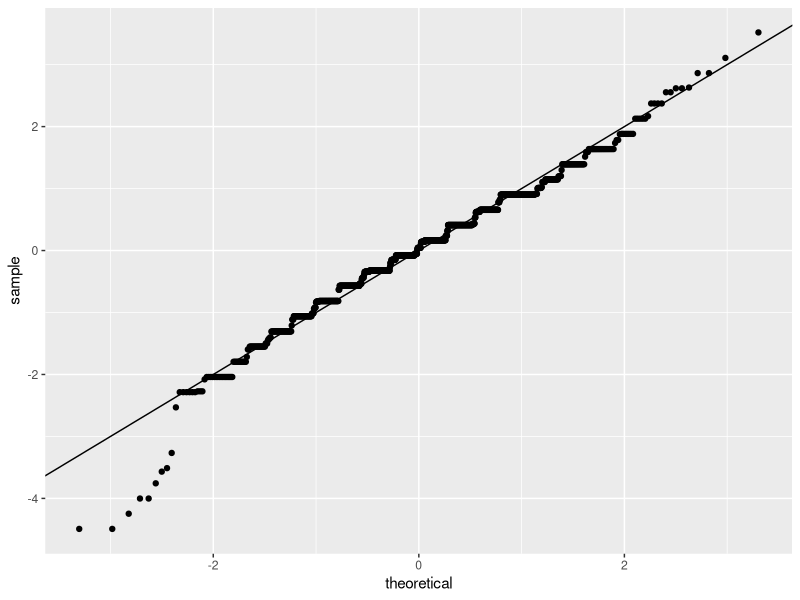

The R script that drew this image:
library(tidyverse)
library(dslabs)
data(heights)



p<-heights %>%
  ggplot(aes(sample = scale(height))) +
  geom_qq() +
  geom_abline()

# histogram with blue fill, black outline, labels and title
#p + geom_histogram(binwidth = 1, fill = "blue", col = "black") +
  #xlab("Male heights in inches") +
  #ggtitle("Histogram")

p
